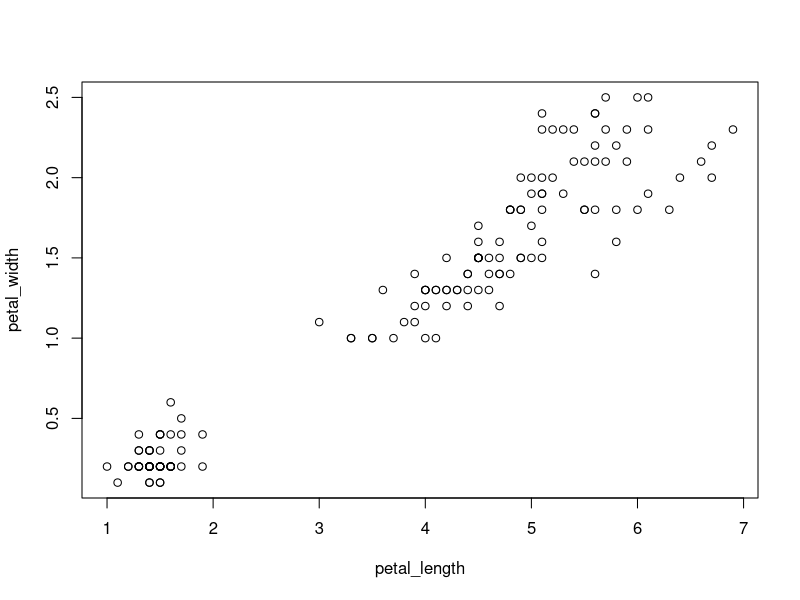
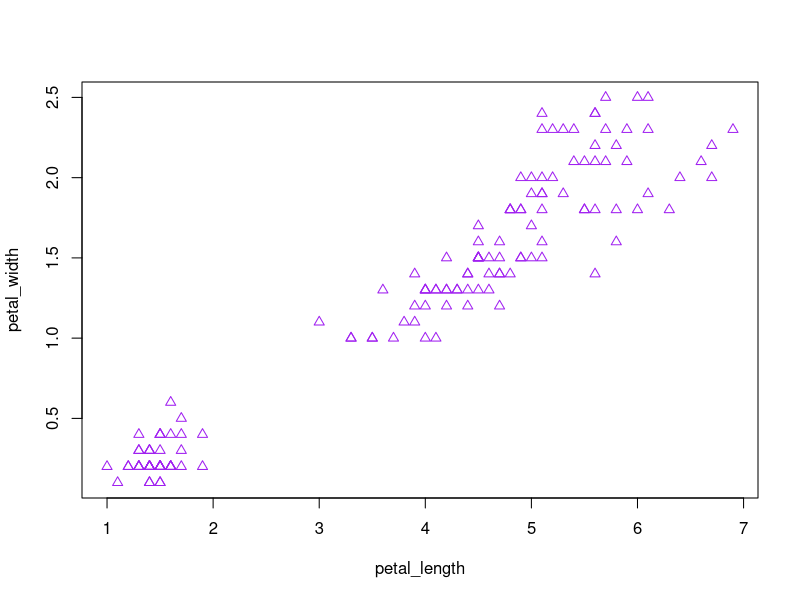

Generate these figures, in order, with R:
# load and attach packages
library(datasets)
library(graphics)

# load example data
iris <- datasets::iris

# do something with the code
petal_length <- iris$Petal.Length

petal_width <- iris$Petal.Width

plot(petal_length, petal_width)

# simple plot of petal width
plot(petal_length, petal_width, pch = 2, col = "purple")

# add a linear model
lm(petal_length ~ petal_width)
